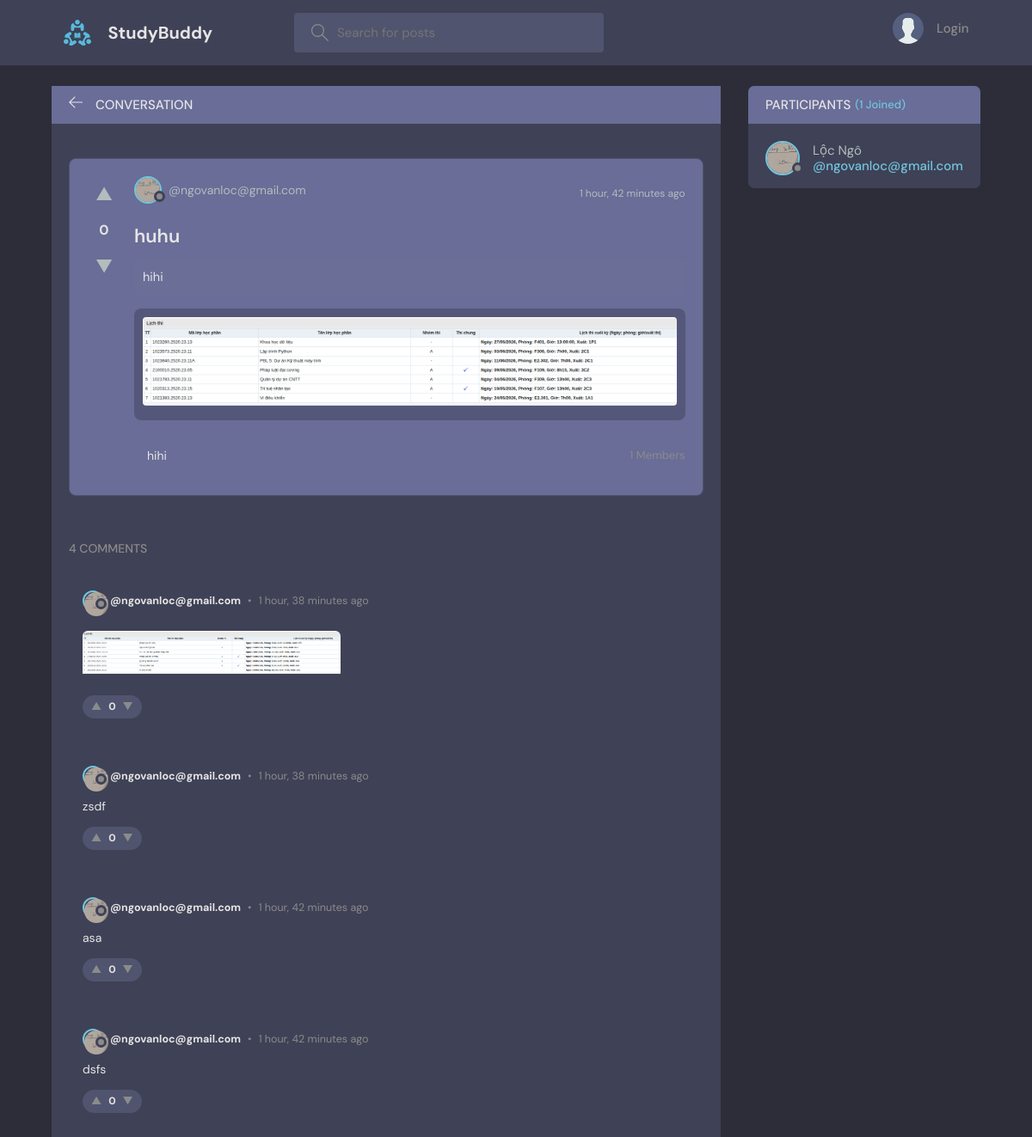
/room/27/, run on the app's committed database.
### base/models.py (models this page shows, shortened)
class Room(models.Model):
    host = models.ForeignKey(User, on_delete=models.SET_NULL, null=True)
    topic = models.ForeignKey(Topic, on_delete=models.SET_NULL, null=True)
    name = models.CharField(max_length=200)
    description = models.TextField(null=True, blank=True)
    participants = models.ManyToManyField(
        User, related_name='participants', blank=True)
    is_private = models.BooleanField(default=False)
    image = models.ImageField(upload_to='room_images/', null=True, blank=True)
    video = models.FileField(upload_to='room_videos/', null=True, blank=True)
    updated = models.DateTimeField(auto_now=True)
    created = models.DateTimeField(auto_now_add=True)
    class Meta:
        ordering = ['-updated', '-created']
    @property
    def vote_score(self):
        return sum(vote.value for vote in self.votes.all())

class User(AbstractUser):
    name = models.CharField(max_length=200, null=True)
    email = models.EmailField(unique=True, null=True)
    bio = models.TextField(null=True)
    avatar = models.ImageField(null=True, default="avatar.svg")
    objects = UserManager()
    USERNAME_FIELD = 'email'
    REQUIRED_FIELDS = []

class Topic(models.Model):
    name = models.CharField(max_length=200)
    def __str__(self):
        return self.name

class Message(models.Model):
    user = models.ForeignKey(User, on_delete=models.CASCADE)
    room = models.ForeignKey(Room, on_delete=models.CASCADE)
    body = models.TextField(null=True, blank=True)
    parent = models.ForeignKey('self', on_delete=models.CASCADE, null=True, blank=True, related_name='replies')
    image = models.ImageField(upload_to='chat_images/', null=True, blank=True)
    video = models.FileField(upload_to='chat_videos/', null=True, blank=True)
    updated = models.DateTimeField(auto_now=True)
    created = models.DateTimeField(auto_now_add=True)
    class Meta:
        ordering = ['created']  # Changed to ascending for room chat log timeline
    @property
    def vote_score(self):
        return sum(vote.value for vote in self.votes.all())

### base/views.py (the view, shortened to what this page needs)
# urls.py: path('room/<str:pk>/', views.room, name="room"),
def room(request, pk):
    room = Room.objects.get(id=pk)
    room_messages = room.message_set.filter(parent=None).order_by('-created')
    participants = room.participants.all()
    followings = []
    pending_invite_ids = []
    if request.user.is_authenticated and room.host == request.user and room.is_private:
        followings = User.objects.filter(followers__follower=request.user).exclude(id__in=room.participants.all())
        pending_invite_ids = list(RoomInvitation.objects.filter(room=room, status='pending').values_list('recipient_id', flat=True))
    user_votes = {}
    if request.user.is_authenticated:
        user_votes = {v.message_id: v.value for v in MessageVote.objects.filter(user=request.user, message__room=room)}
    context = {
        'room': room,
        'room_messages': room_messages,
        'participants': participants,
        'followings': followings,
        'pending_invite_ids': pending_invite_ids,
        'user_votes': user_votes
    }
    return render(request, 'base/room.html', context)

### base/templatetags/custom_tags.py (called while the page is built)
@register.filter
def get_user_vote(obj, user):
    if not user.is_authenticated:
        return 0
    vote = obj.votes.filter(user=user).first()
    return vote.value if vote else 0

### base/templates/base/room.html (shortened to what this page needs)
{% extends 'main.html' %}
{% load custom_tags %}
{% block content %}
<main class="profile-page layout layout--2">
  <div class="container">
    <div class="room" style="display: flex; flex-direction: column;">
      <div class="room__top">
        <div class="room__topLeft" style="display: flex; align-items: center; gap: 15px;">
          <a href="{% url 'home' %}">
            <svg version="1.1" xmlns="http://www.w3.org/2000/svg" width="32" height="32" viewBox="0 0 32 32">
              <title>arrow-left</title>
              <path
                d="M13.723 2.286l-13.723 13.714 13.719 13.714 1.616-1.611-10.96-10.96h27.625v-2.286h-27.625l10.965-10.965-1.616-1.607z">
              </path>
            </svg>
          </a>
          <h3>Conversation</h3>
        </div>
      </div>
      <div class="room__box scroll" style="padding: 20px; display: flex; flex-direction: column; position: static; width: 100%;">
        <div class="reddit-post">
          <div class="reddit-vote-col">
            <a href="{% url 'vote-room' room.id 'up' %}" class="reddit-vote-btn {% if room|get_user_vote:request.user == 1 %}upvoted{% endif %}" title="Vote Up">▲</a>
            <span class="reddit-vote-score">{{ room.vote_score }}</span>
            <a href="{% url 'vote-room' room.id 'down' %}" class="reddit-vote-btn {% if room|get_user_vote:request.user == -1 %}downvoted{% endif %}" title="Vote Down">▼</a>
          </div>
          <div class="reddit-post-body">
            <div style="display: flex; justify-content: space-between; align-items: center; margin-bottom: 10px;">
              <a href="{% url 'user-profile' room.host.id %}" class="room__author" style="display: flex; align-items: center; gap: 8px;">
                <div class="avatar avatar--small">
                  <img src="{{room.host.avatar.url}}" />
                </div>
                <span style="font-size: 1.4rem; color: var(--color-light-gray);">@{{room.host.username}}</span>
              </a>
              <span style="font-size: 1.2rem; color: var(--color-light-gray);">{{room.created|timesince}} ago</span>
            </div>
            <h2 style="font-size: 2.2rem; color: var(--color-light); margin-bottom: 10px; font-weight: 600;">{{room.name}}</h2>
            {% if room.description %}
            <p style="font-size: 1.45rem; color: var(--color-light); line-height: 1.5; margin-bottom: 15px; background: rgba(255,255,255,0.01); padding: 10px; border-radius: 5px;">
              {{room.description}}
            </p>
            {% endif %}
            {% if room.image %}
            <div style="margin-bottom: 15px; border-radius: 8px; overflow: hidden; background: rgba(0,0,0,0.2); padding: 10px;">
                <img src="{{ room.image.url }}" style="max-width: 100%; max-height: 400px; object-fit: contain; border-radius: 4px;" />
            </div>
            {% endif %}
            <div style="display: flex; justify-content: space-between; align-items: center;">
              <span class="room__topics" style="display: inline-block;">{{room.topic}}</span>
              <span style="font-size: 1.3rem; color: var(--color-gray);">{{ participants.count }} Members</span>
            </div>
          </div>
        </div>
        <div class="threads" style="flex: 1; display: flex; flex-direction: column; gap: 15px; margin-top: 0; padding: 20px 0; background: transparent;">
          <h3 style="padding: 10px 0; font-size: 1.4rem;">{{ room_messages.count }} Comments</h3>
          {% for message in room_messages %}
          <div class="reddit-comment-thread">
            {% include "base/comment_thread.html" with comment=message %}
          </div>
          {% empty %}
          <p style="text-align: center; padding: 40px 0; color: var(--color-gray); font-size: 1.4rem;">No comments yet. Be the first to comment!</p>
          {% endfor %}
        </div>
      </div>
    </div>
    <div style="display: flex; flex-direction: column; gap: 20px; width: 25%; flex-shrink: 0;">
      <div class="participants">
        <h3 class="participants__top">Participants <span>({{participants.count}} Joined)</span></h3>
        <div class="participants__list scroll" style="height: auto; max-height: 300px;">
          {% for user in participants %}
          <a href="{%  url 'user-profile' user.id %}" class="participant" style="margin-bottom: 15px;">
            <div class="avatar avatar--medium">
              <img src="{{user.avatar.url}}" />
            </div>
            <p>
              {{user.name}}
              <span>@{{user.username}}</span>
            </p>
          </a>
          {% endfor %}
        </div>
      </div>
    </div>
  </div>
</main>
{% endblock content %}

### base/templates/base/comment_thread.html (shortened to what this page needs)
{% load custom_tags %}
<div class="reddit-comment-card" id="message-{{ comment.id }}">
  <div class="reddit-comment-body">
    <div style="display: flex; align-items: center; gap: 8px; margin-bottom: 8px; font-size: 1.25rem;">
      <a href="{% url 'user-profile' comment.user.id %}" style="display: flex; align-items: center; gap: 8px; font-weight: bold; color: var(--color-light);">
        <div class="avatar avatar--small" style="width: 2.4rem; height: 2.4rem;">
          <img src="{{comment.user.avatar.url}}" />
        </div>
        <span>@{{comment.user.username}}</span>
      </a>
      <span style="color: var(--color-gray);">•</span>
      <span style="color: var(--color-gray);">{{comment.created|timesince}} ago</span>
    </div>
    <div style="font-size: 1.4rem; color: var(--color-light); line-height: 1.5; padding: 5px 0;">
      {% if comment.body %}
        <p>{{comment.body}}</p>
      {% endif %}
      {% if comment.image %}
        <div style="margin-top: 10px; border-radius: 6px; overflow: hidden; display: inline-block;">
          <img src="{{ comment.image.url }}" style="max-width: 300px; max-height: 200px; object-fit: contain;" />
        </div>
      {% endif %}
    </div>
    <div class="reddit-action-bar">
      <div class="reddit-vote-horizontal">
        <a href="{% url 'vote-message' comment.id 'up' %}" class="{% if comment|get_user_vote:request.user == 1 %}upvoted{% endif %}" title="Vote Up">▲</a>
        <span style="font-weight: bold; font-size: 1.2rem; color: var(--color-light);">{{ comment.vote_score }}</span>
        <a href="{% url 'vote-message' comment.id 'down' %}" class="{% if comment|get_user_vote:request.user == -1 %}downvoted{% endif %}" title="Vote Down">▼</a>
      </div>
    </div>
  </div>
</div>

### data on the page
Room: vote_score "0", host.avatar (picture), host.username "ngovanloc@gmail.com", created "1 hour, 42 minutes", name "huhu", description "hihi", image (picture), topic "hihi"
Message: user.avatar (picture), user.username "ngovanloc@gmail.com", created "1 hour, 38 minutes", image (picture), vote_score "0"
Message: user.avatar (picture), user.username "ngovanloc@gmail.com", created "1 hour, 38 minutes", body "zsdf", vote_score "0"
Message: user.avatar (picture), user.username "ngovanloc@gmail.com", created "1 hour, 42 minutes", body "asa", vote_score "0"
Message: user.avatar (picture), user.username "ngovanloc@gmail.com", created "1 hour, 42 minutes", body "dsfs", vote_score "0"
User: avatar (picture), name "Lộc Ngô", username "ngovanloc@gmail.com"

### other printed values
{{ participants.count }} "1"
{{ room_messages.count }} "4"
